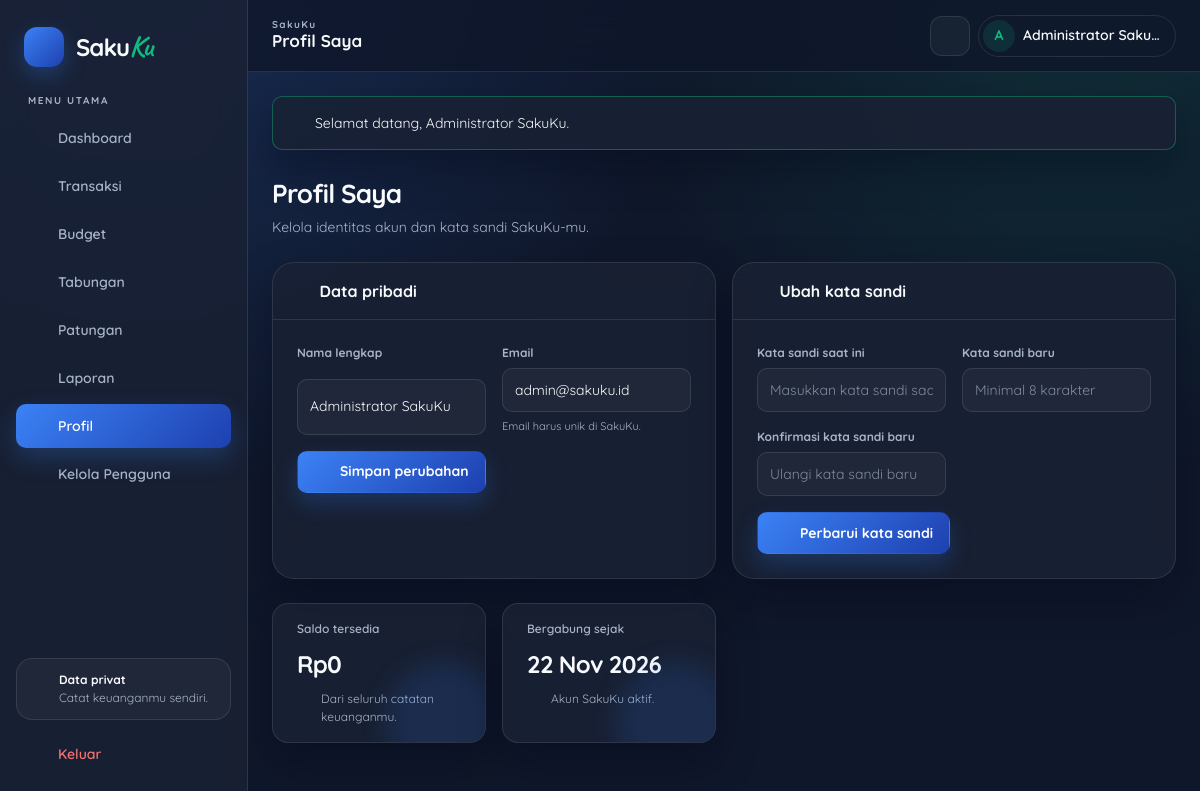
The page /pages/profile.php (signed in) on the database its author committed.
### tables this page shows
CREATE TABLE users (
  id INT UNSIGNED NOT NULL AUTO_INCREMENT,
  name VARCHAR(100) NOT NULL,
  email VARCHAR(100) NOT NULL,
  password_hash VARCHAR(255) NOT NULL,
  role ENUM('admin', 'user') NOT NULL DEFAULT 'user',
  status ENUM('active', 'inactive') NOT NULL DEFAULT 'active',
  security_question VARCHAR(255) NOT NULL,
  security_answer_hash VARCHAR(255) NOT NULL,
  session_version INT UNSIGNED NOT NULL DEFAULT 1,
  created_at TIMESTAMP NOT NULL DEFAULT CURRENT_TIMESTAMP,
  PRIMARY KEY (id),
  UNIQUE KEY uq_users_email (email)
);

### includes/auth_check.php (called while the page is built, shortened)
<?php
$stmt = $pdo->prepare('SELECT id, name, email, role, status, session_version FROM users WHERE id = :id LIMIT 1');
$stmt->execute([':id' => $_SESSION['user_id']]);
$currentUser = $stmt->fetch();

### pages/profile.php (the view, shortened to what this page needs)
<?php
require_once __DIR__ . '/../includes/bootstrap.php';
require_once __DIR__ . '/../includes/auth_check.php';
require_once __DIR__ . '/../includes/navbar.php';
$userId = (int) $currentUser['id'];
$balance = available_balance($pdo, $userId);
$stmt = $pdo->prepare('SELECT created_at FROM users WHERE id = :id LIMIT 1');
$stmt->execute([':id' => $userId]);
$createdAt = (string) ($stmt->fetchColumn() ?: '');
?>
<?php render_header('Profil Saya', 'profile'); ?>
  <div class="page-head">
    <div>
      <h1>Profil Saya</h1>
      <p>Kelola identitas akun dan kata sandi SakuKu-mu.</p>
    </div>
  </div>
  <div class="grid grid-2">
    <section class="card">
      <div class="card-header">
        <h2><?= icon('user') ?> Data pribadi</h2>
      </div>
      <div class="card-body">
        <form action="<?= e(url('process/auth_process.php')) ?>" method="post" novalidate>
          <div class="form-grid">
            <div class="field">
              <label for="name">Nama lengkap</label>
              <input id="name" name="name" type="text" autocomplete="name" maxlength="100" value="<?= e($currentUser['name']) ?>" required>
            </div>
            <div class="field">
              <label for="email">Email</label>
              <input id="email" name="email" type="email" autocomplete="email" inputmode="email" maxlength="100" value="<?= e($currentUser['email']) ?>" required>
              <span class="field-hint">Email harus unik di SakuKu.</span>
            </div>
          </div>
          <div class="form-actions">
            <button class="btn btn-primary" type="submit"><?= icon('check') ?> Simpan perubahan</button>
          </div>
        </form>
      </div>
    </section>
    <section class="card">
      <div class="card-header">
        <h2><?= icon('lock') ?> Ubah kata sandi</h2>
      </div>
      <div class="card-body">
        <form action="<?= e(url('process/auth_process.php')) ?>" method="post" novalidate>
          <div class="form-grid">
            <div class="field">
              <label for="current_password">Kata sandi saat ini</label>
              <input id="current_password" name="current_password" type="password" autocomplete="current-password" placeholder="Masukkan kata sandi saat ini" required>
            </div>
            <div class="field">
              <label for="new_password">Kata sandi baru</label>
              <input id="new_password" name="new_password" type="password" autocomplete="new-password" minlength="8" placeholder="Minimal 8 karakter" required>
            </div>
            <div class="field">
              <label for="new_password_confirmation">Konfirmasi kata sandi baru</label>
              <input id="new_password_confirmation" name="new_password_confirmation" type="password" autocomplete="new-password" minlength="8" placeholder="Ulangi kata sandi baru" required>
            </div>
          </div>
          <div class="form-actions">
            <button class="btn btn-primary" type="submit"><?= icon('key') ?> Perbarui kata sandi</button>
          </div>
        </form>
      </div>
    </section>
  </div>
  <div class="grid grid-stats mt-4">
    <div class="stat-card">
      <p class="stat-label">Saldo tersedia</p>
      <p class="stat-value"><?= e(format_rupiah($balance)) ?></p>
      <div class="stat-meta"><?= icon('wallet') ?> Dari seluruh catatan keuanganmu.</div>
    </div>
    <div class="stat-card">
      <p class="stat-label">Bergabung sejak</p>
      <p class="stat-value"><?= e($createdAt === '' ? '-' : date('d M Y', strtotime($createdAt))) ?></p>
      <div class="stat-meta"><?= icon('calendar') ?> Akun SakuKu aktif.</div>
    </div>
  </div>
<?php render_footer(); ?>

### includes/navbar.php (shortened to what this page needs)
<?php
function nav_items(): array
{
    $items = [
        ['dashboard',   'Dashboard',   'pages/dashboard.php',   'dashboard'],
        ['transactions','Transaksi',   'pages/transactions.php','list'],
        ['budgets',     'Budget',      'pages/budgets.php',     'target'],
        ['savings',     'Tabungan',    'pages/savings.php',     'wallet'],
        ['groups',      'Patungan',    'pages/groups.php',      'users'],
        ['reports',     'Laporan',     'pages/reports.php',     'chart'],
        ['profile',     'Profil',      'pages/profile.php',     'user'],
    ];
    if (($_SESSION['role'] ?? '') === 'admin') {
        $items[] = ['admin_users', 'Kelola Pengguna', 'pages/admin_users.php', 'shield'];
    }
    return $items;
}
function render_header(string $title, string $active = '', bool $withCharts = false): void
{
    $user = $GLOBALS['currentUser'] ?? ['name' => 'Pengguna'];
    $messages = pull_flash();
    ?>
<!doctype html>
<html lang="id" data-theme="dark">
<head>
  <link rel="stylesheet" href="<?= e(url('assets/css/style.css')) ?>">
</head>
<body>
  <div class="app-shell">
    <aside class="sidebar" id="sidebar" aria-label="Navigasi utama">
      <a class="brand" href="<?= e(url('pages/dashboard.php')) ?>">
        <span class="brand-mark" aria-hidden="true"><?= icon('wallet') ?></span>
        <span class="brand-text">Saku<span>Ku</span></span>
      </a>
      <p class="sidebar-caption">MENU UTAMA</p>
      <nav class="nav-list">
        <?php foreach (nav_items() as [$key, $label, $path, $iconName]): ?>
          <a class="nav-link <?= $active === $key ? 'is-active' : '' ?>" href="<?= e(url($path)) ?>">
            <?= icon($iconName) ?><span><?= e($label) ?></span>
          </a>
        <?php endforeach; ?>
      </nav>
      <div class="sidebar-foot">
        <div class="sidebar-tip">
          <?= icon('shield') ?>
          <div><strong>Data privat</strong><br><span>Catat keuanganmu sendiri.</span></div>
        </div>
        <form class="logout-form" method="post" action="<?= e(url('process/auth_process.php')) ?>">
          <button class="nav-link nav-logout" type="submit">
            <?= icon('logout') ?><span>Keluar</span>
          </button>
        </form>
      </div>
    </aside>
    <div class="main-column">
      <header class="topbar">
        <div class="topbar-title">
          <span class="topbar-eyebrow">SakuKu</span>
          <strong><?= e($title) ?></strong>
        </div>
        <div class="topbar-actions">
          <button class="icon-button" type="button" data-theme-toggle aria-label="Ganti tema terang atau gelap">
            <?= icon('sun', 'icon-sun') ?><?= icon('moon', 'icon-moon') ?>
          </button>
          <a class="user-chip" href="<?= e(url('pages/profile.php')) ?>">
            <span class="avatar" aria-hidden="true"><?= e(mb_substr((string) $user['name'], 0, 1)) ?></span>
            <span class="user-name"><?= e($user['name']) ?></span>
          </a>
        </div>
      </header>
      <main class="page-content" id="main-content">
        <?php if ($messages): ?>
          <div class="flash-stack" aria-live="polite">
            <?php foreach ($messages as $message): ?>
              <div class="flash flash-<?= e($message['type']) ?>">
                <?= icon($message['type'] === 'success' ? 'check' : (in_array($message['type'], ['error', 'warning'], true) ? 'alert' : 'info')) ?>
                <span><?= e($message['message']) ?></span>
                <button class="flash-close" type="button" data-flash-close aria-label="Tutup pesan"><?= icon('close') ?></button>
              </div>
            <?php endforeach; ?>
          </div>
        <?php endif; ?>
    <?php
}
function render_footer(): void
{
    ?>
      </main>
    </div>
  </div>
</body>
</html>
    <?php
}

### rows shown on the page
users: name "A", name "Administrator Saku…", name "Administrator SakuKu", email "admin@sakuku.id", created_at "22 Nov 2026"

### other values the page prints
$label "Dashboard"
$label "Transaksi"
$label "Budget"
$label "Tabungan"
$label "Patungan"
$label "Laporan"
$label "Profil"
$label "Kelola Pengguna"
$title "Profil Saya"
$message['message'] "Selamat datang, Administrator SakuKu."
format_rupiah($balance) "Rp0"
